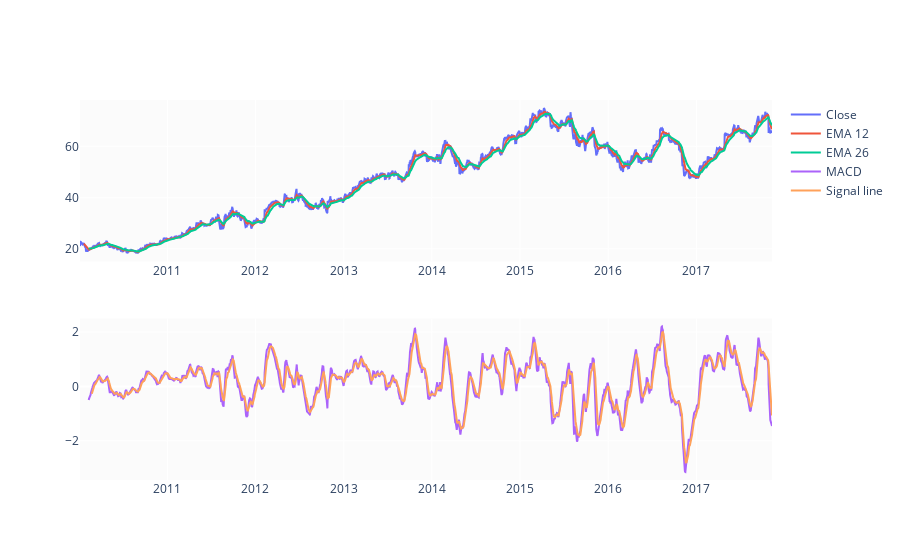

Notebook source saved alongside this figure:
### Code cell
EMA_12 = pd.Series(df['Close'].ewm(span=12, min_periods=12).mean())
EMA_26 = pd.Series(df['Close'].ewm(span=26, min_periods=26).mean())
df['MACD'] = pd.Series(EMA_12 - EMA_26)
df['MACD_signal'] = pd.Series(df.MACD.ewm(span=9, min_periods=9).mean())

fig = make_subplots(rows=2, cols=1)
fig.add_trace(go.Scatter(x=df.Date, y=df.Close, name='Close'), row=1, col=1)
fig.add_trace(go.Scatter(x=df.Date, y=EMA_12, name='EMA 12'), row=1, col=1)
fig.add_trace(go.Scatter(x=df.Date, y=EMA_26, name='EMA 26'), row=1, col=1)
fig.add_trace(go.Scatter(x=df.Date, y=df['MACD'], name='MACD'), row=2, col=1)
fig.add_trace(go.Scatter(x=df.Date, y=df['MACD_signal'], name='Signal line'), row=2, col=1)
fig.show()

### Figure 1 — Plotly figure (JSON) as saved in the notebook; plotly's stock layout.template omitted (floating-point values rounded to 4 significant figures; data arrays with more than 128 entries replaced by an {"elided": "..."} marker saying what was removed)
{"data": [{"name": "Close", "type": "scatter", "x": {"elided": "1979 str values"}, "xaxis": "x", "y": {"elided": "1979 float values"}, "yaxis": "y"}, {"name": "EMA 12", "type": "scatter", "x": {"elided": "1979 str values"}, "xaxis": "x", "y": {"elided": "1979 float values"}, "yaxis": "y"}, {"name": "EMA 26", "type": "scatter", "x": {"elided": "1979 str values"}, "xaxis": "x", "y": {"elided": "1979 float values"}, "yaxis": "y"}, {"name": "MACD", "type": "scatter", "x": {"elided": "1979 str values"}, "xaxis": "x2", "y": {"elided": "1979 float values"}, "yaxis": "y2"}, {"name": "Signal line", "type": "scatter", "x": {"elided": "1979 str values"}, "xaxis": "x2", "y": {"elided": "1979 float values"}, "yaxis": "y2"}], "layout": {"xaxis": {"anchor": "y", "domain": [0, 1]}, "xaxis2": {"anchor": "y2", "domain": [0, 1]}, "yaxis": {"anchor": "x", "domain": [0.575, 1]}, "yaxis2": {"anchor": "x2", "domain": [0, 0.425]}}}
